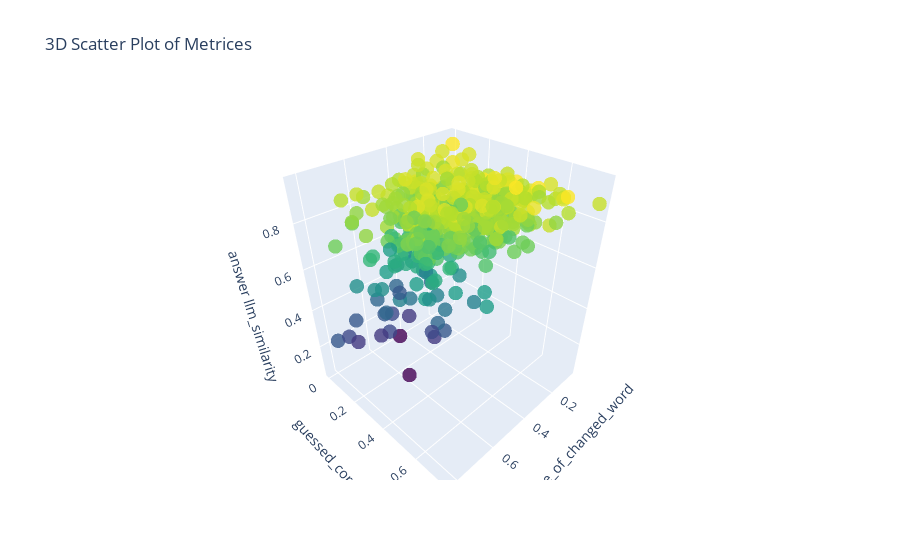

The notebook cell saved with this chart:
### Code cell
show_3d_graph(metrices)

### Figure 1 — Plotly figure (JSON) as saved in the notebook; plotly's stock layout.template omitted (floating-point values rounded to 4 significant figures; data arrays with more than 128 entries replaced by an {"elided": "..."} marker saying what was removed)
{"data": [{"marker": {"color": {"elided": "495 float values"}, "colorscale": [[0, "#440154"], [0.1111, "#482878"], [0.2222, "#3e4989"], [0.3333, "#31688e"], [0.4444, "#26828e"], [0.5556, "#1f9e89"], [0.6667, "#35b779"], [0.7778, "#6ece58"], [0.8889, "#b5de2b"], [1, "#fde725"]], "opacity": 0.8, "size": 5}, "mode": "markers", "type": "scatter3d", "x": {"elided": "495 float values"}, "y": {"elided": "495 float values"}, "z": {"elided": "495 float values"}}], "layout": {"scene": {"xaxis": {"title": {"text": "percentage_of_changed_word"}}, "yaxis": {"title": {"text": "guessed_correct"}}, "zaxis": {"title": {"text": "answer llm_similarity"}}}, "title": {"text": "3D Scatter Plot of Metrices"}}}
